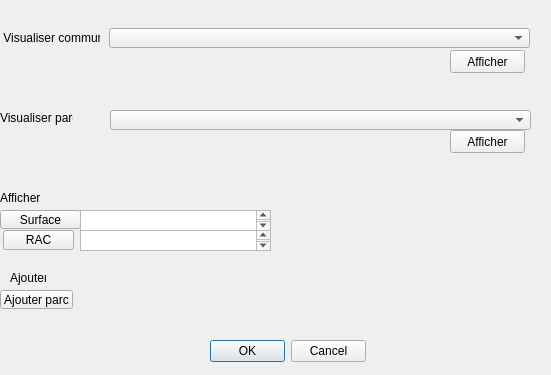
<?xml version="1.0" encoding="UTF-8"?>
<ui version="4.0">
 <class>UrbanParksDialogBase</class>
 <widget class="QDialog" name="UrbanParksDialogBase">
  <property name="geometry">
   <rect>
    <x>0</x>
    <y>0</y>
    <width>551</width>
    <height>375</height>
   </rect>
  </property>
  <property name="windowTitle">
   <string>Urban_parks</string>
  </property>
  <widget class="QLabel" name="label">
   <property name="geometry">
    <rect>
     <x>0</x>
     <y>30</y>
     <width>100</width>
     <height>16</height>
    </rect>
   </property>
   <property name="text">
    <string> Visualiser communes</string>
   </property>
  </widget>
  <widget class="QComboBox" name="combo_1">
   <property name="geometry">
    <rect>
     <x>109</x>
     <y>28</y>
     <width>421</width>
     <height>20</height>
    </rect>
   </property>
  </widget>
  <widget class="QPushButton" name="affiche_1">
   <property name="geometry">
    <rect>
     <x>450</x>
     <y>50</y>
     <width>75</width>
     <height>23</height>
    </rect>
   </property>
   <property name="text">
    <string>Afficher</string>
   </property>
  </widget>
  <widget class="QLabel" name="label_4">
   <property name="geometry">
    <rect>
     <x>0</x>
     <y>110</y>
     <width>73</width>
     <height>16</height>
    </rect>
   </property>
   <property name="text">
    <string>Visualiser parcs</string>
   </property>
  </widget>
  <widget class="QComboBox" name="combo_2">
   <property name="geometry">
    <rect>
     <x>110</x>
     <y>110</y>
     <width>421</width>
     <height>20</height>
    </rect>
   </property>
  </widget>
  <widget class="QPushButton" name="affiche_2">
   <property name="geometry">
    <rect>
     <x>450</x>
     <y>130</y>
     <width>75</width>
     <height>23</height>
    </rect>
   </property>
   <property name="text">
    <string>Afficher</string>
   </property>
  </widget>
  <widget class="QLabel" name="label_2">
   <property name="geometry">
    <rect>
     <x>10</x>
     <y>270</y>
     <width>36</width>
     <height>16</height>
    </rect>
   </property>
   <property name="text">
    <string>Ajouter</string>
   </property>
  </widget>
  <widget class="QToolButton" name="ajouter">
   <property name="geometry">
    <rect>
     <x>0</x>
     <y>290</y>
     <width>73</width>
     <height>19</height>
    </rect>
   </property>
   <property name="text">
    <string>Ajouter parc</string>
   </property>
  </widget>
  <widget class="QLabel" name="label_3">
   <property name="geometry">
    <rect>
     <x>0</x>
     <y>190</y>
     <width>41</width>
     <height>16</height>
    </rect>
   </property>
   <property name="text">
    <string>Afficher </string>
   </property>
  </widget>
  <widget class="QToolButton" name="area">
   <property name="geometry">
    <rect>
     <x>0</x>
     <y>210</y>
     <width>81</width>
     <height>19</height>
    </rect>
   </property>
   <property name="text">
    <string>Surface</string>
   </property>
  </widget>
  <widget class="QToolButton" name="rac">
   <property name="geometry">
    <rect>
     <x>3</x>
     <y>230</y>
     <width>71</width>
     <height>20</height>
    </rect>
   </property>
   <property name="text">
    <string>RAC</string>
   </property>
  </widget>
  <widget class="QDialogButtonBox" name="button_box">
   <property name="geometry">
    <rect>
     <x>210</x>
     <y>340</y>
     <width>156</width>
     <height>23</height>
    </rect>
   </property>
   <property name="orientation">
    <enum>Qt::Horizontal</enum>
   </property>
   <property name="standardButtons">
    <set>QDialogButtonBox::Cancel|QDialogButtonBox::Ok</set>
   </property>
  </widget>
  <widget class="QTextBrowser" name="text_1">
   <property name="geometry">
    <rect>
     <x>80</x>
     <y>210</y>
     <width>191</width>
     <height>21</height>
    </rect>
   </property>
   <property name="readOnly">
    <bool>true</bool>
   </property>
  </widget>
  <widget class="QTextBrowser" name="text_2">
   <property name="geometry">
    <rect>
     <x>80</x>
     <y>230</y>
     <width>191</width>
     <height>21</height>
    </rect>
   </property>
   <property name="readOnly">
    <bool>true</bool>
   </property>
  </widget>
 </widget>
 <resources/>
 <connections>
  <connection>
   <sender>button_box</sender>
   <signal>accepted()</signal>
   <receiver>UrbanParksDialogBase</receiver>
   <slot>accept()</slot>
   <hints>
    <hint type="sourcelabel">
     <x>20</x>
     <y>20</y>
    </hint>
    <hint type="destinationlabel">
     <x>20</x>
     <y>20</y>
    </hint>
   </hints>
  </connection>
  <connection>
   <sender>button_box</sender>
   <signal>rejected()</signal>
   <receiver>UrbanParksDialogBase</receiver>
   <slot>reject()</slot>
   <hints>
    <hint type="sourcelabel">
     <x>20</x>
     <y>20</y>
    </hint>
    <hint type="destinationlabel">
     <x>20</x>
     <y>20</y>
    </hint>
   </hints>
  </connection>
 </connections>
</ui>
